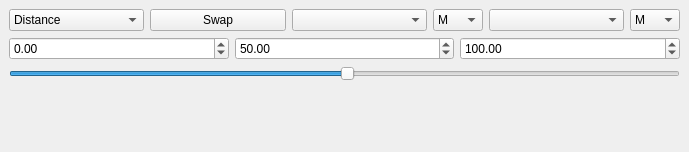
<?xml version="1.0" encoding="UTF-8"?>
<ui version="4.0">
 <class>MainWindow</class>
 <widget class="QMainWindow" name="MainWindow">
  <property name="geometry">
   <rect>
    <x>0</x>
    <y>0</y>
    <width>689</width>
    <height>152</height>
   </rect>
  </property>
  <property name="windowTitle">
   <string>MainWindow</string>
  </property>
  <widget class="QWidget" name="centralwidget">
   <layout class="QVBoxLayout" name="verticalLayout">
    <item>
     <layout class="QHBoxLayout" name="horizontalLayout_2">
      <item>
       <widget class="QComboBox" name="categoryComboBox">
        <item>
         <property name="text">
          <string>Distance</string>
         </property>
        </item>
        <item>
         <property name="text">
          <string>Weight</string>
         </property>
        </item>
       </widget>
      </item>
      <item>
       <widget class="QPushButton" name="toggleButton">
        <property name="text">
         <string>Swap</string>
        </property>
       </widget>
      </item>
      <item>
       <widget class="QComboBox" name="type1ComboBox"/>
      </item>
      <item>
       <widget class="QComboBox" name="type1PrefixComboBox">
        <property name="maximumSize">
         <size>
          <width>50</width>
          <height>16777215</height>
         </size>
        </property>
        <property name="currentText">
         <string/>
        </property>
        <item>
         <property name="text">
          <string>M</string>
         </property>
        </item>
        <item>
         <property name="text">
          <string>k</string>
         </property>
        </item>
        <item>
         <property name="text">
          <string/>
         </property>
        </item>
        <item>
         <property name="text">
          <string>d</string>
         </property>
        </item>
        <item>
         <property name="text">
          <string>c</string>
         </property>
        </item>
        <item>
         <property name="text">
          <string>m</string>
         </property>
        </item>
        <item>
         <property name="text">
          <string>μ</string>
         </property>
        </item>
       </widget>
      </item>
      <item>
       <widget class="QComboBox" name="type2ComboBox"/>
      </item>
      <item>
       <widget class="QComboBox" name="type2PrefixComboBox">
        <property name="maximumSize">
         <size>
          <width>50</width>
          <height>16777215</height>
         </size>
        </property>
        <property name="currentText">
         <string/>
        </property>
        <item>
         <property name="text">
          <string>M</string>
         </property>
        </item>
        <item>
         <property name="text">
          <string>k</string>
         </property>
        </item>
        <item>
         <property name="text">
          <string/>
         </property>
        </item>
        <item>
         <property name="text">
          <string>d</string>
         </property>
        </item>
        <item>
         <property name="text">
          <string>c</string>
         </property>
        </item>
        <item>
         <property name="text">
          <string>μ</string>
         </property>
        </item>
       </widget>
      </item>
     </layout>
    </item>
    <item>
     <layout class="QHBoxLayout" name="horizontalLayout">
      <item>
       <widget class="QDoubleSpinBox" name="minSpinBox">
        <property name="minimum">
         <double>-1000000000.000000000000000</double>
        </property>
        <property name="maximum">
         <double>1000000000.000000000000000</double>
        </property>
        <property name="value">
         <double>0.000000000000000</double>
        </property>
       </widget>
      </item>
      <item>
       <widget class="QDoubleSpinBox" name="currSpinBox">
        <property name="minimum">
         <double>-1000000000.000000000000000</double>
        </property>
        <property name="maximum">
         <double>1000000000.000000000000000</double>
        </property>
        <property name="value">
         <double>50.000000000000000</double>
        </property>
       </widget>
      </item>
      <item>
       <widget class="QDoubleSpinBox" name="maxSpinBox">
        <property name="minimum">
         <double>-1000000000.000000000000000</double>
        </property>
        <property name="maximum">
         <double>1000000000.000000000000000</double>
        </property>
        <property name="value">
         <double>100.000000000000000</double>
        </property>
       </widget>
      </item>
     </layout>
    </item>
    <item>
     <widget class="QSlider" name="valueSlider">
      <property name="singleStep">
       <number>1</number>
      </property>
      <property name="value">
       <number>50</number>
      </property>
      <property name="orientation">
       <enum>Qt::Horizontal</enum>
      </property>
     </widget>
    </item>
    <item>
     <widget class="QLabel" name="resultsLabel">
      <property name="text">
       <string/>
      </property>
     </widget>
    </item>
   </layout>
  </widget>
 </widget>
 <resources/>
 <connections/>
</ui>
